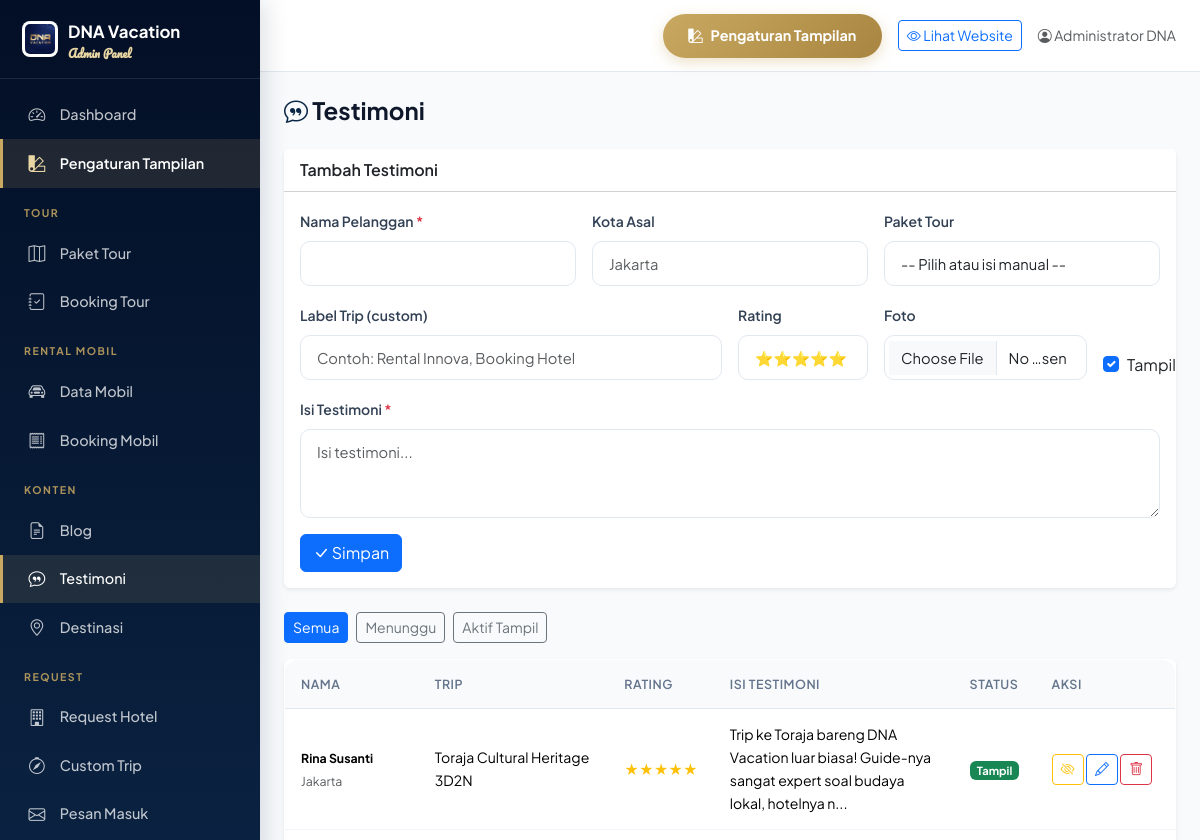
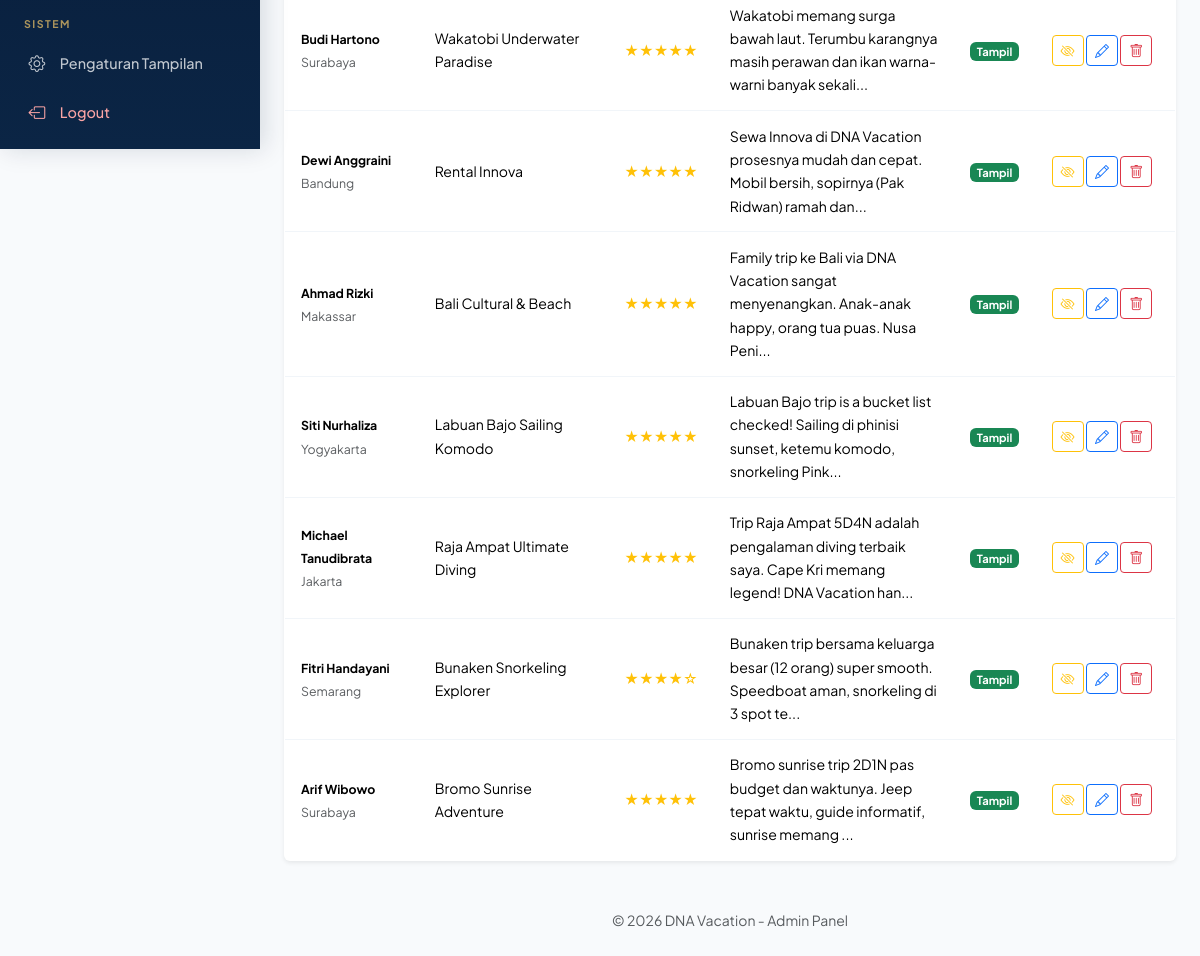
Page /admin/testimonials.php (signed in) on the committed database (2 pictures, top to bottom).
### tables this page shows
CREATE TABLE testimonials (
  id INT AUTO_INCREMENT PRIMARY KEY,
  customer_name VARCHAR(100) NOT NULL,
  customer_location VARCHAR(100),
  content TEXT NOT NULL,
  rating TINYINT DEFAULT 5,
  tour_id INT,
  tour_name VARCHAR(200),
  image VARCHAR(255),
  is_active TINYINT(1) DEFAULT 0 COMMENT '0=pending review, 1=approved & shown',
  created_at TIMESTAMP DEFAULT CURRENT_TIMESTAMP,
  FOREIGN KEY (tour_id) REFERENCES tours(id) ON DELETE SET NULL,
  INDEX idx_active (is_active)
);

### includes/config.php (called while the page is built, shortened)
<?php
function e($str) {
    return htmlspecialchars($str, ENT_QUOTES, 'UTF-8');
}
function truncate($text, $length = 100) {
    return substr($text, 0, $length) . '...';
}

### admin/testimonials.php (the view, shortened to what this page needs)
<?php
require_once __DIR__ . '/includes/header.php';
$filter = $_GET['filter'] ?? '';
if ($filter === 'pending') {
    $testimonials = $pdo->query("SELECT * FROM testimonials WHERE is_active=0 ORDER BY created_at DESC")->fetchAll();
} elseif ($filter === 'active') {
    $testimonials = $pdo->query("SELECT * FROM testimonials WHERE is_active=1 ORDER BY created_at DESC")->fetchAll();
} else {
    $testimonials = $pdo->query("SELECT * FROM testimonials ORDER BY is_active ASC, created_at DESC")->fetchAll();
}
$editItem = null;
$pendingCount = (int)$pdo->query("SELECT COUNT(*) FROM testimonials WHERE is_active=0")->fetchColumn();
?>
<div class="p-3 p-md-4">
    <h4 class="fw-bold mb-4"><i class="bi bi-chat-quote text-primary-custom"></i> Testimoni</h4>
    <div class="card border-0 shadow-sm mb-4">
        <div class="card-header bg-white fw-semibold"><?= $editItem ? 'Edit' : 'Tambah' ?> Testimoni</div>
        <div class="card-body">
            <form method="POST" enctype="multipart/form-data">
                <div class="row g-3">
                    <div class="col-md-4">
                        <label class="form-label small fw-semibold">Nama Pelanggan <span class="text-danger">*</span></label>
                        <input type="text" name="customer_name" class="form-control" value="<?= e($editItem['customer_name'] ?? '') ?>" required>
                    </div>
                    <div class="col-md-4">
                        <label class="form-label small fw-semibold">Kota Asal</label>
                        <input type="text" name="customer_location" class="form-control" value="<?= e($editItem['customer_location'] ?? '') ?>" placeholder="Jakarta">
                    </div>
                    <div class="col-md-4">
                        <label class="form-label small fw-semibold">Paket Tour</label>
                        <select name="tour_id" class="form-select" onchange="if(this.value) document.querySelector('[name=tour_name]').value = this.options[this.selectedIndex].text; else document.querySelector('[name=tour_name]').value = '';">
                            <option value="">-- Pilih atau isi manual --</option>
                        </select>
                    </div>
                    <div class="col-md-6">
                        <label class="form-label small fw-semibold">Label Trip (custom)</label>
                        <input type="text" name="tour_name" class="form-control" value="<?= e($editItem['tour_name'] ?? '') ?>" placeholder="Contoh: Rental Innova, Booking Hotel">
                    </div>
                    <div class="col-md-2">
                        <label class="form-label small fw-semibold">Rating</label>
                        <select name="rating" class="form-select">
                            <?php for ($i = 5; $i >= 1; $i--): ?>
                                <option value="<?= $i ?>" <?= ($editItem['rating'] ?? 5) == $i ? 'selected' : '' ?>><?= str_repeat('⭐', $i) ?></option>
                            <?php endfor; ?>
                        </select>
                    </div>
                    <div class="col-md-3">
                        <label class="form-label small fw-semibold">Foto</label>
                        <input type="file" name="image" class="form-control" accept="image/*">
                    </div>
                    <div class="col-md-1 d-flex align-items-end">
                        <div class="form-check">
                            <input type="checkbox" name="is_active" class="form-check-input" id="tActive" <?= ($editItem['is_active'] ?? 1) ? 'checked' : '' ?>>
                            <label class="form-check-label" for="tActive">Tampil</label>
                        </div>
                    </div>
                    <div class="col-12">
                        <label class="form-label small fw-semibold">Isi Testimoni <span class="text-danger">*</span></label>
                        <textarea name="content" class="form-control" rows="3" placeholder="Isi testimoni..." required><?= e($editItem['content'] ?? '') ?></textarea>
                    </div>
                    <div class="col-12">
                        <button type="submit" class="btn btn-primary"><i class="bi bi-check-lg"></i> Simpan</button>
                    </div>
                </div>
            </form>
        </div>
    </div>
    <div class="mb-3 d-flex gap-2 flex-wrap">
        <a href="testimonials.php" class="btn btn-sm <?= !$filter ? 'btn-primary' : 'btn-outline-secondary' ?>">Semua</a>
        <a href="?filter=pending" class="btn btn-sm <?= $filter === 'pending' ? 'btn-primary' : 'btn-outline-secondary' ?>">Menunggu <?= $pendingCount ? "($pendingCount)" : '' ?></a>
        <a href="?filter=active" class="btn btn-sm <?= $filter === 'active' ? 'btn-primary' : 'btn-outline-secondary' ?>">Aktif Tampil</a>
    </div>
    <div class="card border-0 shadow-sm">
        <div class="card-body p-0">
            <div class="table-responsive">
                <table class="table admin-table table-hover align-middle mb-0">
                    <thead>
                        <tr>
                            <th>Nama</th>
                            <th>Trip</th>
                            <th>Rating</th>
                            <th>Isi Testimoni</th>
                            <th>Status</th>
                            <th style="width:140px">Aksi</th>
                        </tr>
                    </thead>
                    <tbody>
                        <?php if (empty($testimonials)): ?>
                            <tr><td colspan="6" class="text-center text-muted py-4">Belum ada testimoni.</td></tr>
                        <?php else: ?>
                            <?php foreach ($testimonials as $t): ?>
                                <tr>
                                    <td>
                                        <strong class="small"><?= e($t['customer_name']) ?></strong>
                                        <br><small class="text-muted"><?= e($t['customer_location'] ?: '-') ?></small>
                                    </td>
                                    <td class="small"><?= e($t['tour_name'] ?: '-') ?></td>
                                    <td class="text-warning small"><?= str_repeat('★', $t['rating']) ?><?= str_repeat('☆', 5 - $t['rating']) ?></td>
                                    <td class="small" style="max-width:300px"><?= e(truncate($t['content'], 100)) ?></td>
                                    <td>
                                        <?php if ($t['is_active']): ?>
                                            <a href="?toggle=<?= $t['id'] ?>" class="badge bg-success text-decoration-none" style="font-size:.7rem">Tampil</a>
                                        <?php else: ?>
                                            <span class="badge bg-warning text-dark" style="font-size:.7rem">Pending</span>
                                        <?php endif; ?>
                                    </td>
                                    <td>
                                        <?php if (!$t['is_active']): ?>
                                            <a href="?approve=<?= $t['id'] ?>" class="btn btn-sm btn-success" title="Setujui"><i class="bi bi-check-lg"></i></a>
                                        <?php else: ?>
                                            <a href="?toggle=<?= $t['id'] ?>" class="btn btn-sm btn-outline-warning" title="Sembunyikan"><i class="bi bi-eye-slash"></i></a>
                                        <?php endif; ?>
                                        <a href="?edit=<?= $t['id'] ?>" class="btn btn-sm btn-outline-primary"><i class="bi bi-pencil"></i></a>
                                        <a href="?delete=<?= $t['id'] ?>" class="btn btn-sm btn-outline-danger" data-confirm="Hapus testimoni?"><i class="bi bi-trash"></i></a>
                                    </td>
                                </tr>
                            <?php endforeach; ?>
                        <?php endif; ?>
                    </tbody>
                </table>
            </div>
        </div>
    </div>
</div>
<?php require_once __DIR__ . '/includes/footer.php'; ?>

### assets/css/style.css (style rules this page uses)
:root { --primary: #0B2545; --primary-dark: #061838; --primary-darker: #030F26; --primary-mid: #13315C; --primary-light: #E8EEF7; --primary-lighter: #F4F7FC; --gold: #C9A961; --gold-dark: #A88540; --gold-light: #E8D6A3; --gold-lighter: #FBF5E4; --secondary: #C9A961; --secondary-dark: #A88540; --secondary-light: #FBF5E4; --accent: #EC7B4E; --accent-light: #FFEDD5; --success: #10B981; --success-light: #D1FAE5; --danger: #EF4444; --warning: #F59E0B; --dark: #0F172A; --gray-50: #F8FAFC; --gray-100: #F1F5F9; --gray-200: #E2E8F0; --gray-300: #CBD5E1; --gray-400: #94A3B8; --gray-500: #64748B; --gray-600: #475569; --gray-700: #334155; --gray-800: #1E293B; --font-main: 'Plus Jakarta Sans', -apple-system, BlinkMacSystemFont, sans-serif; --font-script: 'Pacifico', 'Dancing Script', cursive; --radius: 14px; --radius-sm: 10px; --radius-lg: 20px; --radius-xl: 28px; --shadow: 0 1px 3px rgba(11,37,69,.06), 0 1px 2px rgba(11,37,69,.04); --shadow-md: 0 4px 16px rgba(11,37,69,.08); --shadow-lg: 0 12px 32px rgba(11,37,69,.12); --shadow-xl: 0 20px 48px rgba(11,37,69,.18); --transition: all .25s cubic-bezier(.4,0,.2,1); }
* { box-sizing: border-box; }
body { font-family: var(--font-main); color: var(--dark); line-height: 1.65; background: #fff; -webkit-font-smoothing: antialiased; text-rendering: optimizeLegibility; }
a { text-decoration: none; }
.text-primary-custom { color: var(--primary) !important; }
.form-control, .form-select { border-radius: var(--radius-sm); border: 1.5px solid var(--gray-200); padding: .65rem 1rem; font-size: .92rem; transition: var(--transition); background: #fff; }
.form-label { color: var(--gray-700); }
body.admin-body { background: var(--gray-50); }
.admin-table { background: #fff; border-radius: var(--radius); border: 1px solid var(--gray-200); overflow: hidden; }
.admin-table th { background: var(--gray-50); font-weight: 600; font-size: .78rem; text-transform: uppercase; letter-spacing: .5px; color: var(--gray-500); padding: .85rem 1rem; border-bottom: 1px solid var(--gray-200); }
.admin-table td { padding: .85rem 1rem; font-size: .88rem; vertical-align: middle; border-bottom: 1px solid var(--gray-100); }
.admin-table tr:last-child td { border-bottom: none; }

### rows in the picture
testimonials: customer_name "Rina Susanti", customer_location "Jakarta", tour_name "Toraja Cultural Heritage 3D2N", rating "★★★★★", content "Trip ke Toraja bareng DNA Vacation luar biasa! Guide-nya sangat expert soal budaya lokal, hotelnya n..."
testimonials: customer_name "Budi Hartono", customer_location "Surabaya", tour_name "Wakatobi Underwater Paradise", rating "★★★★★", content "Wakatobi memang surga bawah laut. Terumbu karangnya masih perawan dan ikan warna-warni banyak sekali..."
testimonials: customer_name "Dewi Anggraini", customer_location "Bandung", tour_name "Rental Innova", rating "★★★★★", content "Sewa Innova di DNA Vacation prosesnya mudah dan cepat. Mobil bersih, sopirnya (Pak Ridwan) ramah dan..."
testimonials: customer_name "Ahmad Rizki", customer_location "Makassar", tour_name "Bali Cultural & Beach", rating "★★★★★", content "Family trip ke Bali via DNA Vacation sangat menyenangkan. Anak-anak happy, orang tua puas. Nusa Peni..."
testimonials: customer_name "Siti Nurhaliza", customer_location "Yogyakarta", tour_name "Labuan Bajo Sailing Komodo", rating "★★★★★", content "Labuan Bajo trip is a bucket list checked! Sailing di phinisi sunset, ketemu komodo, snorkeling Pink..."
testimonials: customer_name "Michael Tanudibrata", customer_location "Jakarta", tour_name "Raja Ampat Ultimate Diving", rating "★★★★★", content "Trip Raja Ampat 5D4N adalah pengalaman diving terbaik saya. Cape Kri memang legend! DNA Vacation han..."
testimonials: customer_name "Fitri Handayani", customer_location "Semarang", tour_name "Bunaken Snorkeling Explorer", rating "★★★★", rating "☆", content "Bunaken trip bersama keluarga besar (12 orang) super smooth. Speedboat aman, snorkeling di 3 spot te..."
testimonials: customer_name "Arif Wibowo", customer_location "Surabaya", tour_name "Bromo Sunrise Adventure", rating "★★★★★", content "Bromo sunrise trip 2D1N pas budget dan waktunya. Jeep tepat waktu, guide informatif, sunrise memang ..."

### other values in the picture
$_SESSION['admin_name'] "Administrator DNA"
SITE_NAME "DNA Vacation"
form field rating "⭐⭐⭐⭐⭐"
